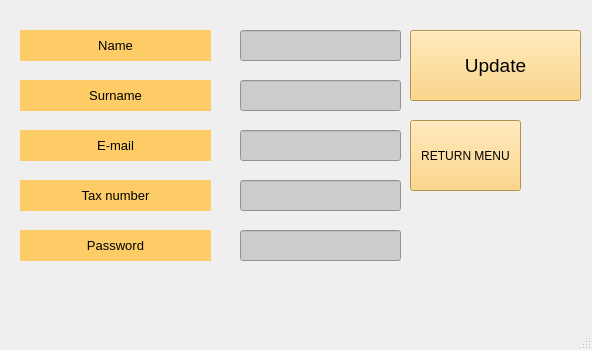
<?xml version="1.0" encoding="UTF-8"?>
<ui version="4.0">
 <class>MainWindow</class>
 <widget class="QMainWindow" name="MainWindow">
  <property name="geometry">
   <rect>
    <x>0</x>
    <y>0</y>
    <width>592</width>
    <height>350</height>
   </rect>
  </property>
  <property name="windowTitle">
   <string>MainWindow</string>
  </property>
  <widget class="QWidget" name="centralwidget">
   <widget class="QLabel" name="balance_label">
    <property name="geometry">
     <rect>
      <x>20</x>
      <y>30</y>
      <width>191</width>
      <height>31</height>
     </rect>
    </property>
    <property name="font">
     <font>
      <family>MS Shell Dlg 2</family>
      <pointsize>10</pointsize>
      <weight>50</weight>
      <italic>false</italic>
      <bold>false</bold>
     </font>
    </property>
    <property name="styleSheet">
     <string notr="true">font: 14pt &quot;.AppleSystemUIFont&quot;;
font: 10pt &quot;MS Shell Dlg 2&quot;;
font: 10pt &quot;MS Shell Dlg 2&quot;;
background-color: rgb(254, 204, 102);</string>
    </property>
    <property name="text">
     <string>Name</string>
    </property>
    <property name="alignment">
     <set>Qt::AlignCenter</set>
    </property>
   </widget>
   <widget class="QLabel" name="balance_label_2">
    <property name="geometry">
     <rect>
      <x>20</x>
      <y>80</y>
      <width>191</width>
      <height>31</height>
     </rect>
    </property>
    <property name="font">
     <font>
      <family>MS Shell Dlg 2</family>
      <pointsize>10</pointsize>
      <weight>50</weight>
      <italic>false</italic>
      <bold>false</bold>
     </font>
    </property>
    <property name="styleSheet">
     <string notr="true">font: 14pt &quot;.AppleSystemUIFont&quot;;
font: 10pt &quot;MS Shell Dlg 2&quot;;
font: 10pt &quot;MS Shell Dlg 2&quot;;
background-color: rgb(254, 204, 102);</string>
    </property>
    <property name="text">
     <string>Surname</string>
    </property>
    <property name="alignment">
     <set>Qt::AlignCenter</set>
    </property>
   </widget>
   <widget class="QLabel" name="balance_label_3">
    <property name="geometry">
     <rect>
      <x>20</x>
      <y>130</y>
      <width>191</width>
      <height>31</height>
     </rect>
    </property>
    <property name="font">
     <font>
      <family>MS Shell Dlg 2</family>
      <pointsize>10</pointsize>
      <weight>50</weight>
      <italic>false</italic>
      <bold>false</bold>
     </font>
    </property>
    <property name="styleSheet">
     <string notr="true">font: 14pt &quot;.AppleSystemUIFont&quot;;
font: 10pt &quot;MS Shell Dlg 2&quot;;
font: 10pt &quot;MS Shell Dlg 2&quot;;
background-color: rgb(254, 204, 102);</string>
    </property>
    <property name="text">
     <string>E-mail</string>
    </property>
    <property name="alignment">
     <set>Qt::AlignCenter</set>
    </property>
   </widget>
   <widget class="QLabel" name="balance_label_4">
    <property name="geometry">
     <rect>
      <x>20</x>
      <y>180</y>
      <width>191</width>
      <height>31</height>
     </rect>
    </property>
    <property name="font">
     <font>
      <family>MS Shell Dlg 2</family>
      <pointsize>10</pointsize>
      <weight>50</weight>
      <italic>false</italic>
      <bold>false</bold>
     </font>
    </property>
    <property name="styleSheet">
     <string notr="true">font: 14pt &quot;.AppleSystemUIFont&quot;;
font: 10pt &quot;MS Shell Dlg 2&quot;;
font: 10pt &quot;MS Shell Dlg 2&quot;;
background-color: rgb(254, 204, 102);</string>
    </property>
    <property name="text">
     <string>Tax number</string>
    </property>
    <property name="alignment">
     <set>Qt::AlignCenter</set>
    </property>
   </widget>
   <widget class="QLabel" name="balance_label_5">
    <property name="geometry">
     <rect>
      <x>20</x>
      <y>230</y>
      <width>191</width>
      <height>31</height>
     </rect>
    </property>
    <property name="font">
     <font>
      <family>MS Shell Dlg 2</family>
      <pointsize>10</pointsize>
      <weight>50</weight>
      <italic>false</italic>
      <bold>false</bold>
     </font>
    </property>
    <property name="styleSheet">
     <string notr="true">font: 14pt &quot;.AppleSystemUIFont&quot;;
font: 10pt &quot;MS Shell Dlg 2&quot;;
font: 10pt &quot;MS Shell Dlg 2&quot;;
background-color: rgb(254, 204, 102);</string>
    </property>
    <property name="text">
     <string>Password</string>
    </property>
    <property name="alignment">
     <set>Qt::AlignCenter</set>
    </property>
   </widget>
   <widget class="QPushButton" name="check_button_2">
    <property name="geometry">
     <rect>
      <x>410</x>
      <y>30</y>
      <width>171</width>
      <height>71</height>
     </rect>
    </property>
    <property name="font">
     <font>
      <pointsize>14</pointsize>
     </font>
    </property>
    <property name="styleSheet">
     <string notr="true">background-color: rgb(254, 204, 102);</string>
    </property>
    <property name="text">
     <string>Update</string>
    </property>
   </widget>
   <widget class="QLineEdit" name="insert_edit">
    <property name="geometry">
     <rect>
      <x>240</x>
      <y>30</y>
      <width>161</width>
      <height>31</height>
     </rect>
    </property>
    <property name="styleSheet">
     <string notr="true">background-color: rgb(204, 204, 204);</string>
    </property>
    <property name="text">
     <string/>
    </property>
   </widget>
   <widget class="QLineEdit" name="insert_edit_2">
    <property name="geometry">
     <rect>
      <x>240</x>
      <y>80</y>
      <width>161</width>
      <height>31</height>
     </rect>
    </property>
    <property name="styleSheet">
     <string notr="true">background-color: rgb(204, 204, 204);</string>
    </property>
    <property name="text">
     <string/>
    </property>
   </widget>
   <widget class="QLineEdit" name="insert_edit_3">
    <property name="geometry">
     <rect>
      <x>240</x>
      <y>130</y>
      <width>161</width>
      <height>31</height>
     </rect>
    </property>
    <property name="styleSheet">
     <string notr="true">background-color: rgb(204, 204, 204);</string>
    </property>
    <property name="text">
     <string/>
    </property>
   </widget>
   <widget class="QLineEdit" name="insert_edit_4">
    <property name="geometry">
     <rect>
      <x>240</x>
      <y>180</y>
      <width>161</width>
      <height>31</height>
     </rect>
    </property>
    <property name="styleSheet">
     <string notr="true">background-color: rgb(204, 204, 204);</string>
    </property>
    <property name="text">
     <string/>
    </property>
   </widget>
   <widget class="QLineEdit" name="insert_edit_5">
    <property name="geometry">
     <rect>
      <x>240</x>
      <y>230</y>
      <width>161</width>
      <height>31</height>
     </rect>
    </property>
    <property name="styleSheet">
     <string notr="true">background-color: rgb(204, 204, 204);</string>
    </property>
    <property name="text">
     <string/>
    </property>
   </widget>
   <widget class="QPushButton" name="return2_button">
    <property name="geometry">
     <rect>
      <x>410</x>
      <y>120</y>
      <width>111</width>
      <height>71</height>
     </rect>
    </property>
    <property name="styleSheet">
     <string notr="true">background-color: rgb(254, 204, 102);</string>
    </property>
    <property name="text">
     <string>RETURN MENU</string>
    </property>
    <property name="icon">
     <iconset>
      <normaloff>../pythonogreniyorum/ATM-Project/atmproject/gümüst/icons/reply.png</normaloff>
      <normalon>../pythonogreniyorum/ATM-Project/gümüst/icons/icns/reply.png</normalon>../pythonogreniyorum/ATM-Project/atmproject/gümüst/icons/reply.png</iconset>
    </property>
    <property name="iconSize">
     <size>
      <width>50</width>
      <height>50</height>
     </size>
    </property>
   </widget>
  </widget>
  <widget class="QMenuBar" name="menubar">
   <property name="geometry">
    <rect>
     <x>0</x>
     <y>0</y>
     <width>592</width>
     <height>21</height>
    </rect>
   </property>
  </widget>
  <widget class="QStatusBar" name="statusbar"/>
 </widget>
 <resources/>
 <connections/>
</ui>
